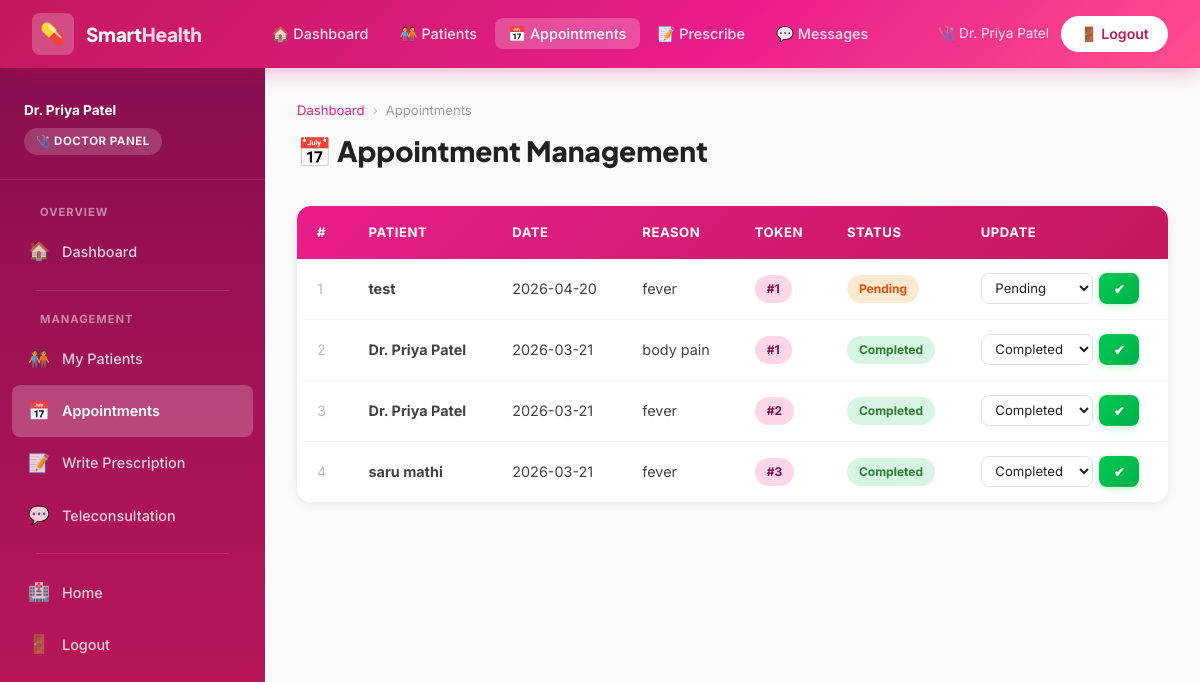
Page /doctor/appointments (signed in) on the committed database.
### tables this page shows
CREATE TABLE users (
            id INTEGER PRIMARY KEY AUTOINCREMENT,
            name TEXT NOT NULL,
            email TEXT UNIQUE NOT NULL,
            password TEXT NOT NULL,
            role TEXT NOT NULL DEFAULT 'patient',
            phone TEXT,
            age INTEGER,
            gender TEXT,
            specialization TEXT,
            status TEXT DEFAULT 'active',
            created_at TEXT
        );

CREATE TABLE appointments (
            id INTEGER PRIMARY KEY AUTOINCREMENT,
            patient_id INTEGER NOT NULL,
            doctor_id INTEGER NOT NULL,
            date TEXT,
            reason TEXT,
            token_number INTEGER,
            status TEXT DEFAULT 'pending',
            created_at TEXT,
            FOREIGN KEY (patient_id) REFERENCES users(id),
            FOREIGN KEY (doctor_id) REFERENCES users(id)
        );

### app.py (the view)
@app.route('/doctor/appointments')
@login_required
def doctor_appointments():
    db = get_db()
    appointments = db.execute(
        'SELECT a.*, u.name as patient_name FROM appointments a JOIN users u ON a.patient_id=u.id WHERE a.doctor_id=? ORDER BY a.date DESC',
        (session['user_id'],)
    ).fetchall()
    return render_template('doctor/appointments.html', appointments=appointments)

### app.py (called while the page is built)
def login_required(f):
    from functools import wraps
    @wraps(f)
    def decorated(*args, **kwargs):
        if 'user_id' not in session:
            flash('Please login first.', 'warning')
            return redirect(url_for('login'))
        return f(*args, **kwargs)
    return decorated

### database.py (called while the page is built)
def get_db():
    from flask import current_app
    if 'db' not in g:
        g.db = sqlite3.connect(DATABASE)
        g.db.row_factory = sqlite3.Row
    return g.db

### templates/doctor/appointments.html (shortened to what this page needs)
{% extends "doctor/base_doctor.html" %}
{% block content %}
<div class="page-header">
  <div class="breadcrumb"><a href="{{ url_for('doctor_dashboard') }}">Dashboard</a><span>›</span>Appointments</div>
  <h1>📅 Appointment Management</h1>
</div>
<div class="table-wrap">
  <table>
    <thead><tr><th>#</th><th>Patient</th><th>Date</th><th>Reason</th><th>Token</th><th>Status</th><th>Update</th></tr></thead>
    <tbody>
      {% for a in appointments %}
      <tr>
        <td style="color:var(--gray-400)">{{ loop.index }}</td>
        <td><strong>{{ a.patient_name }}</strong></td>
        <td>{{ a.date or '—' }}</td>
        <td>{{ a.reason or '—' }}</td>
        <td><span class="badge badge-pink">#{{ a.token_number }}</span></td>
        <td><span class="badge {% if a.status=='completed' %}badge-success{% elif a.status=='pending' %}badge-warning{% elif a.status=='cancelled' %}badge-danger{% else %}badge-info{% endif %}">{{ a.status }}</span></td>
        <td>
          <form method="POST" action="{{ url_for('update_appointment', appt_id=a.id) }}" style="display:flex;gap:.4rem;">
            <select name="status" class="form-control" style="width:auto;padding:.35rem .6rem;font-size:.82rem;">
              <option value="pending" {% if a.status=='pending' %}selected{% endif %}>Pending</option>
              <option value="completed" {% if a.status=='completed' %}selected{% endif %}>Completed</option>
            </select>
            <button type="submit" class="btn btn-success btn-sm">✔</button>
          </form>
        </td>
      </tr>
      {% else %}
      <tr><td colspan="7" style="text-align:center;padding:2rem;color:var(--gray-400);">No appointments found.</td></tr>
      {% endfor %}
    </tbody>
  </table>
</div>
{% endblock %}

### templates/doctor/base_doctor.html (shortened to what this page needs)
<!DOCTYPE html>
<html lang="en">
<head>
  <link rel="stylesheet" href="{{ url_for('static', filename='css/style.css') }}">
</head>
<body>
  <nav class="navbar">
    <a href="{{ url_for('home') }}" class="navbar-brand">
      <div class="brand-icon">💊</div>
      <div class="brand-text">Smart<span>Health</span></div>
    </a>
    <ul class="navbar-nav">
      <li><a href="{{ url_for('doctor_dashboard') }}" {% if request.endpoint=='doctor_dashboard' %}class="active"{% endif %}>🏠 Dashboard</a></li>
      <li><a href="{{ url_for('doctor_patients') }}" {% if request.endpoint=='doctor_patients' %}class="active"{% endif %}>🧑‍🤝‍🧑 Patients</a></li>
      <li><a href="{{ url_for('doctor_appointments') }}" {% if request.endpoint=='doctor_appointments' %}class="active"{% endif %}>📅 Appointments</a></li>
      <li><a href="{{ url_for('doctor_prescribe') }}" {% if request.endpoint=='doctor_prescribe' %}class="active"{% endif %}>📝 Prescribe</a></li>
      <li><a href="{{ url_for('chat_list') }}" {% if request.endpoint=='chat_list' %}class="active"{% endif %}>💬 Messages</a></li>
    </ul>
    <div class="navbar-actions">
      <span style="color:rgba(255,255,255,.85);font-size:.85rem;">🩺 {{ session.name }}</span>
      <a href="{{ url_for('logout') }}" class="btn-nav">🚪 Logout</a>
    </div>
  </nav>
  <div class="layout-wrapper">
    <nav class="sidebar">
      <div class="sidebar-brand">
        <div style="font-size:.85rem;font-weight:700;color:#fff;margin-bottom:.4rem;">{{ session.name }}</div>
        <div class="role-badge">🩺 Doctor Panel</div>
      </div>
      <ul class="sidebar-nav">
        <li class="sidebar-section-title">Overview</li>
        <li><a href="{{ url_for('doctor_dashboard') }}" {% if request.endpoint=='doctor_dashboard' %}class="active"{% endif %}><span class="nav-icon">🏠</span>Dashboard</a></li>
        <div class="sidebar-divider"></div>
        <li class="sidebar-section-title">Management</li>
        <li><a href="{{ url_for('doctor_patients') }}" {% if request.endpoint=='doctor_patients' %}class="active"{% endif %}><span class="nav-icon">🧑‍🤝‍🧑</span>My Patients</a></li>
        <li><a href="{{ url_for('doctor_appointments') }}" {% if request.endpoint=='doctor_appointments' %}class="active"{% endif %}><span class="nav-icon">📅</span>Appointments</a></li>
        <li><a href="{{ url_for('doctor_prescribe') }}" {% if request.endpoint=='doctor_prescribe' %}class="active"{% endif %}><span class="nav-icon">📝</span>Write Prescription</a></li>
        <li><a href="{{ url_for('chat_list') }}" {% if request.endpoint=='chat_list' %}class="active"{% endif %}><span class="nav-icon">💬</span>Teleconsultation </a></li>
        <div class="sidebar-divider"></div>
        <li><a href="{{ url_for('home') }}"><span class="nav-icon">🏥</span>Home</a></li>
        <li><a href="{{ url_for('logout') }}"><span class="nav-icon">🚪</span>Logout</a></li>
      </ul>
    </nav>
    <main class="main-content">
      {% block content %}{% endblock %}
    </main>
  </div>
</body>
</html>

### rows in the picture
users: name "Dr. Priya Patel"
appointments: patient_name "test", date "2026-04-20", reason "fever", token_number "1", status "Pending"
appointments: patient_name "Dr. Priya Patel", date "2026-03-21", reason "body pain", token_number "1", status "Completed"
appointments: patient_name "Dr. Priya Patel", date "2026-03-21", reason "fever", token_number "2", status "Completed"
appointments: patient_name "saru mathi", date "2026-03-21", reason "fever", token_number "3", status "Completed"
